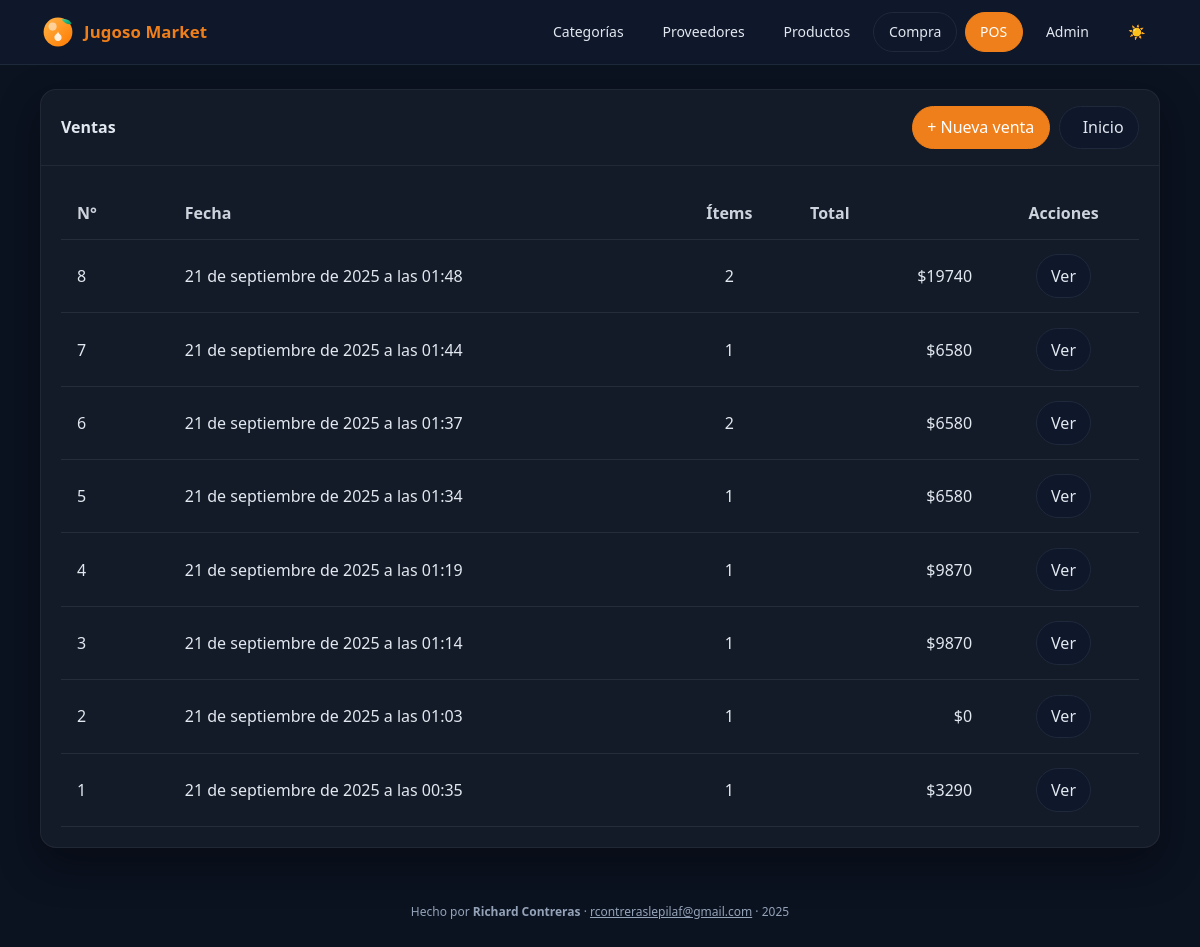
/ventas/, run on the app's committed database.
### inventario/models.py (models this page shows, shortened)
class Venta(models.Model):
    cliente = models.ForeignKey(Cliente, on_delete=models.PROTECT, related_name='ventas', null=True, blank=True)
    fecha = models.DateTimeField(default=timezone.now)
    observacion = models.TextField(blank=True)
    def total(self):
        return sum(d.subtotal() for d in self.detalles.all())

class DetalleVenta(models.Model):
    venta = models.ForeignKey(Venta, on_delete=models.CASCADE, related_name='detalles')
    producto = models.ForeignKey(Producto, on_delete=models.PROTECT)
    cantidad = models.DecimalField(max_digits=12, decimal_places=3)
    precio_unitario = models.DecimalField(max_digits=10, decimal_places=2)
    def subtotal(self):
        return self.cantidad * self.precio_unitario

### inventario/views.py (the view)
# urls.py: path("ventas/", views.ventas_list, name="ventas_list"),
def ventas_list(request):
    if not Venta:
        messages.error(request, "El modelo Venta no está definido.")
        return redirect("inventario:home")
    qs = Venta.objects.all().order_by("-id")
    accessor = _get_accessor_detalleventa()
    if accessor:
        qs = qs.annotate(items=Count(accessor))
    page_obj = paginar_queryset(request, qs, 10)
    ventas_fmt = []
    for v in page_obj.object_list:
        ventas_fmt.append({
            "obj": v,
            "id": v.id,
            "fecha": _get_fecha_display(v),
            "total": getattr(v, "total", None),
            "items": getattr(v, "items", None),
        })
    return render(request, "inventario/ventas_list.html",
                  {"ventas": ventas_fmt, "page_obj": page_obj})

### inventario/views.py (called while the page is built)
def paginar_queryset(request, queryset, per_page=10):
    page_number = request.GET.get("page") or 1
    paginator = Paginator(queryset, per_page)
    return paginator.get_page(page_number)

def _tiene_campo(modelo, nombre):
    return nombre in {f.name for f in modelo._meta.fields}

def _get_accessor_detalleventa():
    if not DetalleVenta:
        return None
    try:
        return DetalleVenta._meta.get_field("venta").remote_field.get_accessor_name()
    except Exception:
        return None

def _get_fecha_display(venta):
    for f in ("created_at", "fecha", "fecha_creacion", "timestamp"):
        if _tiene_campo(Venta, f):
            return getattr(venta, f, None)
    return None

### templates/inventario/ventas_list.html (shortened to what this page needs)
{% extends "inventario/base.html" %}
{% block content %}
<div class="card">
  <div class="card-h">
    <div style="font-weight:700;">Ventas</div>
    <div style="display:flex; gap:.6rem;">
      <a href="{% url 'inventario:pos_venta' %}" class="btn btn-primary">+ Nueva venta</a>
      <a href="{% url 'inventario:home' %}" class="btn btn-secondary"> Inicio</a>
    </div>
  </div>
  <div class="card-b">
    <table class="tbl">
      <thead>
        <tr>
          <th style="width:10%;">N°</th>
          <th>Fecha</th>
          <th style="width:12%; text-align:center;">Ítems</th>
          <th style="width:18%;" class="num">Total</th>
          <th style="width:14%; text-align:center;">Acciones</th>
        </tr>
      </thead>
      <tbody>
        {% for v in ventas %}
          <tr>
            <td>{{ v.id }}</td>
            <td>{% if v.fecha %}{{ v.fecha|date:"d \\d\\e F \\d\\e Y \\a \\l\\a\\s H:i" }}{% else %}—{% endif %}</td>
            <td style="text-align:center;">{{ v.items|default:"—" }}</td>
            <td class="num">
              {% if v.total %}${{ v.total|floatformat:"0" }}{% else %}$0{% endif %}
            </td>
            <td style="text-align:center;">
              <a class="btn btn-secondary btn-sm" href="{% url 'inventario:ventas_detalle' v.id %}">Ver</a>
            </td>
          </tr>
        {% empty %}
          <tr><td colspan="5">Sin ventas registradas.</td></tr>
        {% endfor %}
      </tbody>
    </table>
  </div>
</div>
{% endblock %}

### templates/inventario/base.html (style rules this page uses)
:root { --brand: #ef7f1a; --brand-600:#ea6a00; --brand-700:#c15700; --bg: #f8fafc; --panel: #ffffff; --panel-border: #e5e7eb; --text: #0f172a; --muted: #64748b; --table-row: #fcfcfd; --ring: rgba(239,127,26,0.25); }
html.dark { --bg: #0b1220; --panel: #0f172a; --panel-border: #1e293b; --text: #e2e8f0; --muted: #94a3b8; --table-row: #0d182b; --ring: rgba(239,127,26,0.35); }
.btn { display:inline-flex; align-items:center; gap:.5rem; padding:.55rem .9rem; border:1px solid var(--panel-border); border-radius:9999px; background:var(--panel); color:var(--text); text-decoration:none; transition:box-shadow .15s, transform .02s, background .15s, border-color .15s; }
.btn-primary { border-color:var(--brand); background:var(--brand); color:#fff; }
.card { background:var(--panel); border:1px solid var(--panel-border); border-radius:1rem; box-shadow:0 8px 24px rgba(17,24,39,.06); }
html.dark .card { box-shadow:0 16px 40px rgba(0,0,0,.35); }

### templates/inventario/ventas_list.html (style rules this page uses)
.tbl { width: 100%; border-collapse: collapse; }
.tbl th, .tbl td { padding: .9rem 1rem; border-bottom: 1px solid rgba(255,255,255,.08); }
.tbl th { text-align: left; opacity: .9; font-weight: 600; }
.tbl td.num { text-align: right; }
.card { border-radius: 1rem; background: rgba(255,255,255,.04); border: 1px solid rgba(255,255,255,.06); }
.card-h { padding: 1rem 1.25rem; display: flex; align-items: center; justify-content: space-between; border-bottom: 1px solid rgba(255,255,255,.06); }
.card-b { padding: 1.25rem; }

### data on the page
Venta: id "8", fecha "21 de septiembre de 2025 a las 01:48", items "2", total "19740"
Venta: id "7", fecha "21 de septiembre de 2025 a las 01:44", items "1", total "6580"
Venta: id "6", fecha "21 de septiembre de 2025 a las 01:37", items "2", total "6580"
Venta: id "5", fecha "21 de septiembre de 2025 a las 01:34", items "1", total "6580"
Venta: id "4", fecha "21 de septiembre de 2025 a las 01:19", items "1", total "9870"
Venta: id "3", fecha "21 de septiembre de 2025 a las 01:14", items "1", total "9870"
Venta: id "2", fecha "21 de septiembre de 2025 a las 01:03", items "1", shows "$0"
Venta: id "1", fecha "21 de septiembre de 2025 a las 00:35", items "1", total "3290"
